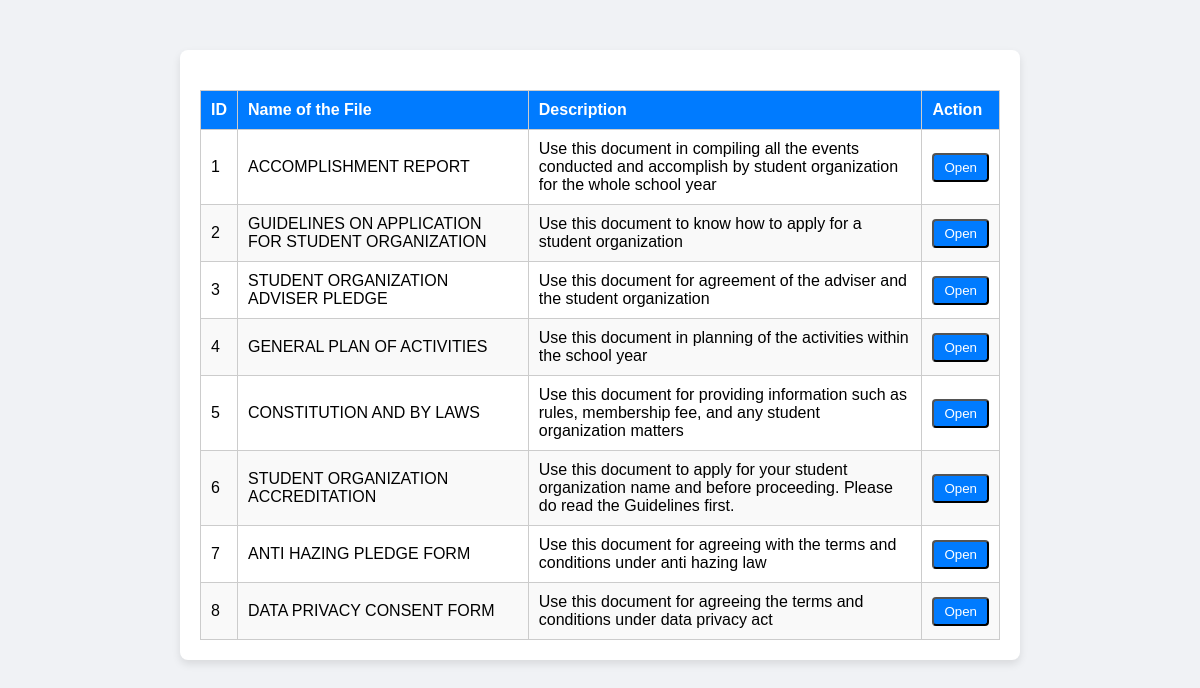
/STUDACTS/studacts.php, run on the app's committed database.
### tables this page shows
CREATE TABLE `filemanage` (
  `id` int NOT NULL AUTO_INCREMENT,
  `name` varchar(250) NOT NULL,
  `description` longtext,
  `path` varchar(250) NOT NULL,
  `dateuploaded` date DEFAULT NULL,
  PRIMARY KEY (`id`)
);

### STUDACTS/studacts.php (the view, shortened to what this page needs)
<?php
$conn = new mysqli('127.0.0.1', 'root', '12345', 'studentsectiondb');
if (isset($_SESSION['user'])) {
    $domainAcc = $_SESSION['user'];
    $sql_user = "SELECT NAME FROM studentaccs WHERE DOMAINACC = ?";
    if ($stmt_user = $conn->prepare($sql_user)) {
        $stmt_user->bind_param("s", $domainAcc);
        $stmt_user->execute();
        $stmt_user->bind_result($username);
        $stmt_user->fetch();
        $stmt_user->close();
        if (!$username) {
            $username = 'Guest';
            $domainAcc = 'Not Available';
        }
    } else {
        $username = 'Guest';
        $domainAcc = 'Not Available';
    }
} else {
    $username = 'Guest';
    $domainAcc = 'Not Available';
}
$sql_files = "SELECT id, name, description, path FROM filemanage";
$result_files = $conn->query($sql_files);
if ($result_files) {
    $files = $result_files->fetch_all(MYSQLI_ASSOC);
} else {
    $files = [];
    echo "Error fetching files: " . $conn->error;
}
?>
<!DOCTYPE html>
<html lang="en">
<body>
<div class="container">
    <table>
        <thead>
        <tr>
            <th>ID</th>
            <th>Name of the File</th>
            <th>Description</th>
            <th>Action</th>
        </tr>
        </thead>
        <tbody>
        <?php foreach ($files as $file): ?>
    <tr>
        <td><?php echo htmlspecialchars($file['id']); ?></td>
        <td><?php echo htmlspecialchars($file['name']); ?></td>
        <td><?php echo htmlspecialchars($file['description']); ?></td>
        <td>
            <button
                class="btn btn-primary open-modal"
                data-file-id="<?php echo htmlspecialchars($file['id']); ?>"
                data-file-name="<?php echo htmlspecialchars($file['name']); ?>"
                data-file-description="<?php echo htmlspecialchars($file['description']); ?>"
                data-file-path="<?php echo htmlspecialchars($file['path']); ?>"
                data-user-name="<?php echo htmlspecialchars($username); ?>"
                data-domain-acc="<?php echo htmlspecialchars($domainAcc); ?>">
                Open
            </button>
        </td>
    </tr>
<?php endforeach; ?>
        </tbody>
    </table>
</div>
</body>
</html>

### STUDACTS/studacts.php (style rules this page uses)
body { background-color: #f0f2f5; font-family: Arial, sans-serif; margin: 0; padding: 0; }
.container { max-width: 800px; margin: 50px auto; padding: 20px; background-color: #ffffff; border-radius: 8px; box-shadow: 0 4px 8px rgba(0, 0, 0, 0.1); }
table { width: 100%; border-collapse: collapse; margin-top: 20px; }
table, th, td { border: 1px solid #cccccc; }
th, td { padding: 10px; text-align: left; }
th { background-color: #007bff; color: white; }
tr:nth-child(even) { background-color: #f9f9f9; }
.btn { padding: 5px 10px; color: white; text-decoration: none; border-radius: 4px; cursor: pointer; display: inline-block; }
.btn-primary { background-color: #007bff; }

### data on the page
filemanage: id "1", name "ACCOMPLISHMENT REPORT", description "Use this document in compiling all the events conducted and accomplish by student organization for the whole school year"
filemanage: id "2", name "GUIDELINES ON APPLICATION FOR STUDENT ORGANIZATION", description "Use this document to know how to apply for a student organization"
filemanage: id "3", name "STUDENT ORGANIZATION ADVISER PLEDGE", description "Use this document for agreement of the adviser and the student organization"
filemanage: id "4", name "GENERAL PLAN OF ACTIVITIES", description "Use this document in planning of the activities within the school year"
filemanage: id "5", name "CONSTITUTION AND BY LAWS", description "Use this document for providing information such as rules, membership fee, and any student organization matters"
filemanage: id "6", name "STUDENT ORGANIZATION ACCREDITATION", description "Use this document to apply for your student organization name and before proceeding. Please do read the Guidelines first."
filemanage: id "7", name "ANTI HAZING PLEDGE FORM", description "Use this document for agreeing with the terms and conditions under anti hazing law"
filemanage: id "8", name "DATA PRIVACY CONSENT FORM", description "Use this document for agreeing the terms and conditions under data privacy act"
